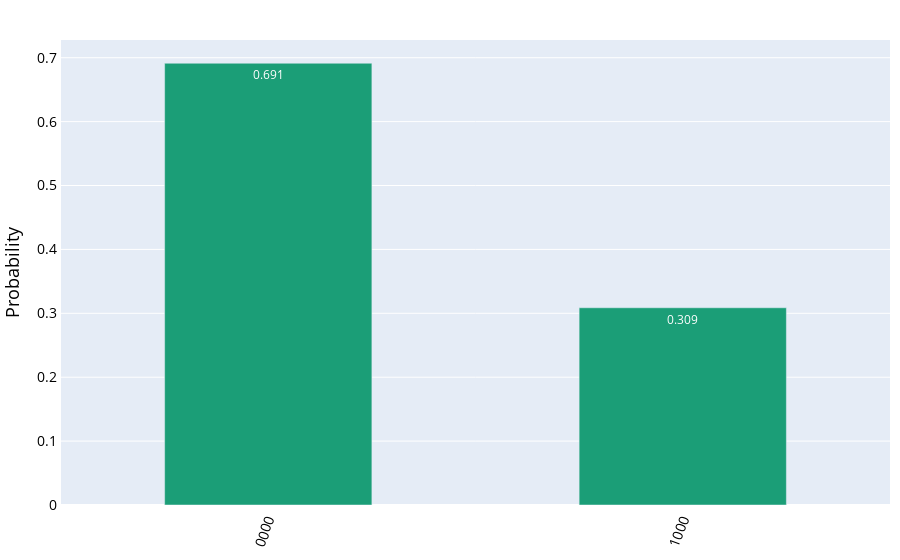

Notebook source saved alongside this figure:
### Code cell
job = execute(objective, backend=Aer.get_backend('statevector_simulator'))
probability_distribution(job.result().get_counts())

### Figure 1 — Plotly figure (JSON) as saved in the notebook; plotly's stock layout.template omitted (floating-point values rounded to 4 significant figures)
{"data": [{"hoverinfo": "text", "hovertext": ["<b>0000</b><br>P = 0.691", "<b>1000</b><br>P = 0.309"], "marker": {"color": "#1b9e77"}, "name": "", "text": [0.691, 0.309], "textposition": "auto", "type": "bar", "width": 0.5, "x": [0, 1], "y": [0.6913, 0.3087]}], "layout": {"font": {"color": "black"}, "margin": {"b": 10, "l": 50, "r": 10, "t": 40}, "paper_bgcolor": "white", "showlegend": false, "title": {"font": {"size": 20}, "x": 0.5}, "xaxis": {"linewidth": 1, "showline": true, "tickangle": -70, "tickfont": {"size": 14}, "ticktext": ["0000", "1000"], "tickvals": [0, 1]}, "yaxis": {"linewidth": 1, "showline": true, "tickfont": {"size": 14}, "title": {"font": {"size": 18}, "text": "Probability"}}}}
